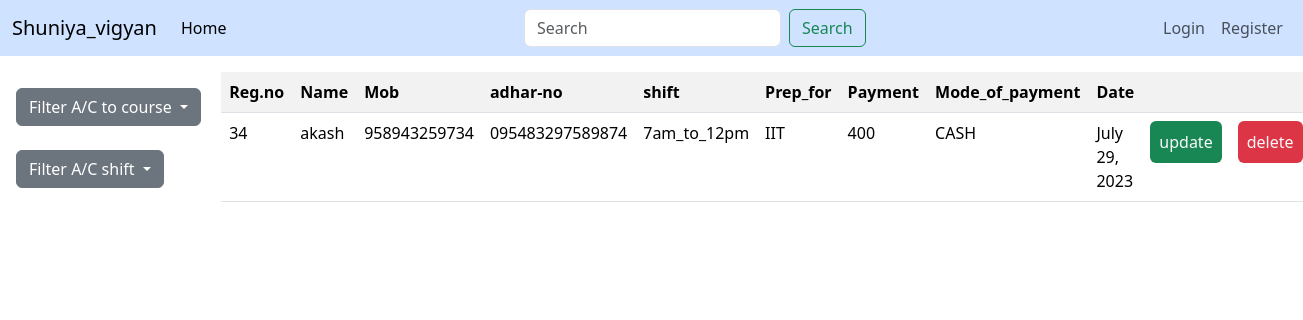
Screenshot of /filter/iit/ with the database file from the repository.
### mainapp/models.py (models this page shows, shortened)
class Student(models.Model):
    reg_no=models.CharField(max_length=10)
    name=models.CharField(max_length=100)
    mob_no=models.CharField(max_length=15)
    adhar_no=models.CharField(max_length=20)
    prep_for=models.ForeignKey(Category,on_delete=models.CASCADE,null=True,blank=True)
    shift=models.ForeignKey(Shift,on_delete=models.CASCADE,null=True,blank=True)
    date_of_joining=models.DateField(help_text='year-month-day')
    mode_of_payment=models.CharField(max_length=40,choices=(('UPI','UPI'),('CASH','CASH')))
    payment=models.IntegerField(blank=True,null=True)

class Shift(models.Model):
    shift_title=models.CharField(max_length=40,choices=SHIFT,default=None,blank=True,null=True)
    slug=models.SlugField()
    def __str__(self):
        return self.shift_title

class Category(models.Model):
    course=models.CharField(max_length=30, choices=TYPE)
    slug=models.SlugField()
    def __str__(self):
        return self.course

### mainapp/views.py (the view)
# urls.py: path('filter/<slug>/',filter,name='category'),
def filter(r,slug):
    data={}
    data['shift']=Shift.objects.all()
    data['category']=Category.objects.all()
    data['student']=Student.objects.filter(prep_for__slug=slug)
    return render(r,'home.html',data)

### mainapp/templates/home.html (shortened to what this page needs)
{%extends 'base.html'%}
{%block body%}
<div class="contianer ">
    <div class="row mt-3" >
        <div class="col-lg-2 ">
            <div class="dropdown w-100 p-2 m-2">
                <button class="btn btn-secondary dropdown-toggle" type="button" data-bs-toggle="dropdown" aria-expanded="false">
                  Filter A/C to course
                </button>
            </div>
            <div class="dropdown w-100 p-2 m-2">
                <button class="btn btn-secondary dropdown-toggle" type="button" data-bs-toggle="dropdown" aria-expanded="false">
                  Filter A/C shift
                </button>
            </div>
        </div>
        <div class="col-lg-10">
            <table class="table table-striped">
                <tr>
                    <th>Reg.no</th>
                    <th>Name</th>
                    <th>Mob</th>
                    <th>adhar-no</th>
                    <th>shift</th>
                    <th>Prep_for</th>
                    <th>Payment</th>
                    <th>Mode_of_payment</th>
                    <th>Date</th>
                    <th></th>
                    <th></th>
                </tr>
                {%for i in student%}
                <tr>
                    <td>{{i.reg_no}}</td>
                    <td>{{i.name}}</td>
                    <td>{{i.mob_no}}</td>
                    <td>{{i.adhar_no}}</td>
                    <td>{{i.shift}}</td>
                    <td>{{i.prep_for}}</td>
                    <td>{{i.payment}}</td>
                    <td>{{i.mode_of_payment}}</td>
                    <td>{{i.date_of_joining}}</td>
                   <td><a href="{%url 'update' i.id%}" class="btn bg-success text-light p-2">update</a></td>
                   <td><a href="{%url 'delete' i.id%}" class="btn bg-danger text-light p-2" onclick="alert">delete</a></td>
                </tr>
                {%endfor%}
            </table>
        </div>
       </div>
    </div>
{%endblock%}

### rows the page displays
Student: reg_no "34", name "akash", mob_no "958943259734", adhar_no "095483297589874", shift "7am_to_12pm", prep_for "IIT", payment "400", mode_of_payment "CASH", date_of_joining "July 29, 2023"
